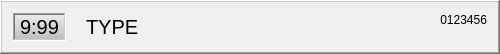
<?xml version="1.0" encoding="UTF-8"?>
<ui version="4.0">
 <class>BookingStrip</class>
 <widget class="QFrame" name="BookingStrip">
  <property name="geometry">
   <rect>
    <x>0</x>
    <y>0</y>
    <width>500</width>
    <height>54</height>
   </rect>
  </property>
  <property name="frameShape">
   <enum>QFrame::WinPanel</enum>
  </property>
  <property name="frameShadow">
   <enum>QFrame::Raised</enum>
  </property>
  <layout class="QHBoxLayout" name="horizontalLayout" stretch="0,1,0">
   <property name="spacing">
    <number>20</number>
   </property>
   <item>
    <widget class="QLabel" name="labelTime">
     <property name="font">
      <font>
       <pointsize>15</pointsize>
      </font>
     </property>
     <property name="styleSheet">
      <string notr="true">QLabel { background-color: qlineargradient( x1:0 y1:0, x2:0 y2:1, stop:0 #EEEEEE, stop:1 #BBBBBB); }</string>
     </property>
     <property name="frameShape">
      <enum>QFrame::WinPanel</enum>
     </property>
     <property name="frameShadow">
      <enum>QFrame::Sunken</enum>
     </property>
     <property name="text">
      <string notr="true">9:99</string>
     </property>
    </widget>
   </item>
   <item>
    <widget class="QLabel" name="labelType">
     <property name="font">
      <font>
       <pointsize>15</pointsize>
      </font>
     </property>
     <property name="text">
      <string notr="true">TYPE</string>
     </property>
    </widget>
   </item>
   <item>
    <widget class="QLabel" name="labelId">
     <property name="text">
      <string notr="true">0123456</string>
     </property>
     <property name="alignment">
      <set>Qt::AlignRight|Qt::AlignTop|Qt::AlignTrailing</set>
     </property>
    </widget>
   </item>
  </layout>
 </widget>
 <resources/>
 <connections/>
</ui>
